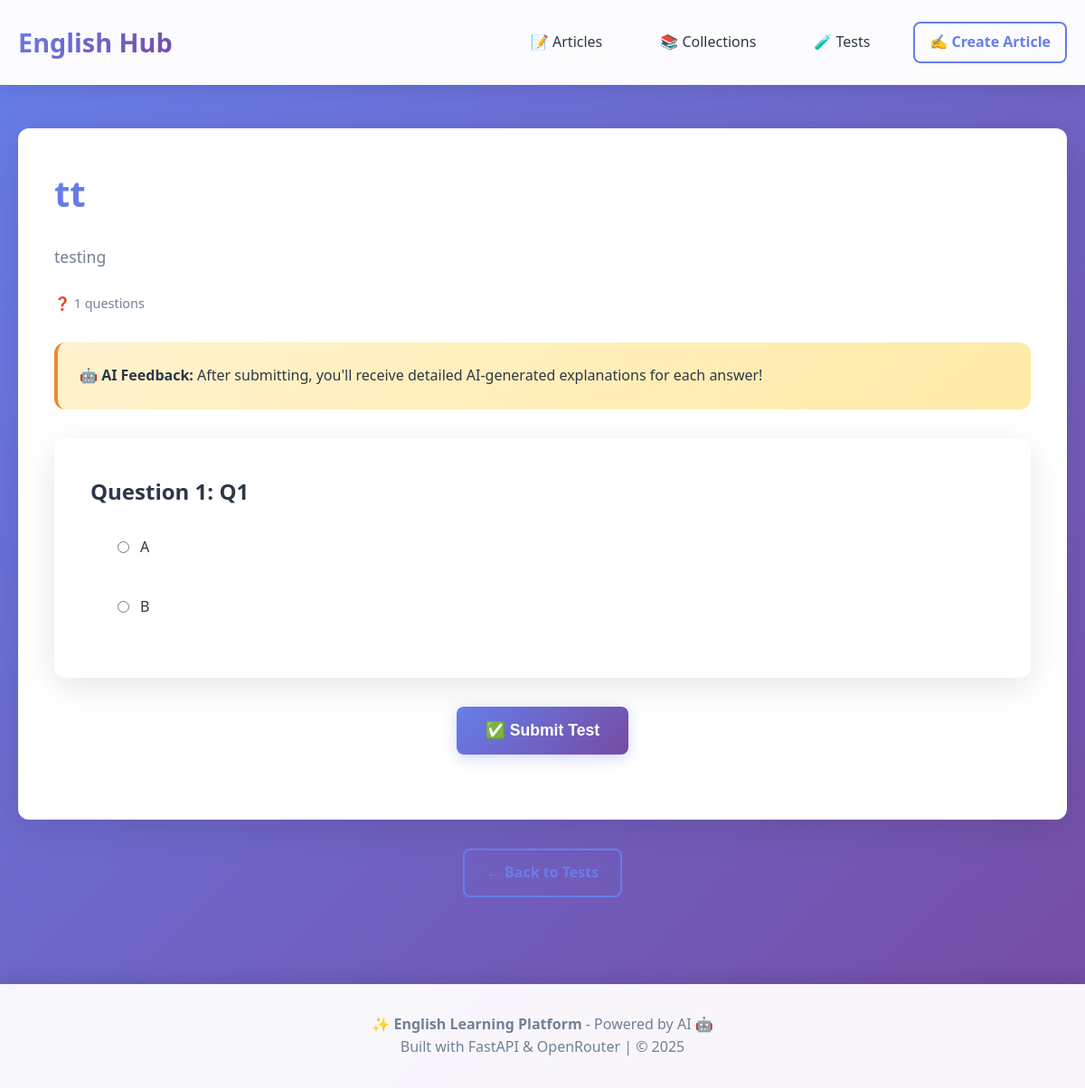
The page /tests/2 on the database its author committed.
### app/models.py (models this page shows)
class Test(Base):
    __tablename__ = "tests"
    id = Column(Integer, primary_key=True, index=True)
    title = Column(String(200), nullable=False)
    description = Column(Text, default="")
    created_at = Column(DateTime, default=datetime.utcnow)
    questions = relationship("Question", back_populates="test", cascade="all, delete-orphan")

class Question(Base):
    __tablename__ = "questions"
    id = Column(Integer, primary_key=True, index=True)
    test_id = Column(Integer, ForeignKey("tests.id"))
    text = Column(Text, nullable=False)
    choices = Column(Text, nullable=False)
    correct_index = Column(Integer, nullable=False)
    test = relationship("Test", back_populates="questions")

### app/main.py (the view)
@app.get("/tests/{test_id}", response_class=HTMLResponse)
def test_detail(request: Request, test_id: int, db=Depends(get_db)):
    test = crud.get_test(db, test_id)
    if not test:
        raise HTTPException(status_code=404, detail="Test not found")
    qlist = []
    for q in test.questions:
        qlist.append({"id": q.id, "text": q.text, "choices": q.choices.split("|")})
    return templates.TemplateResponse("test_detail.html", {"request": request, "test": test, "questions": qlist})

### app/templates/test_detail.html (shortened to what this page needs)
{% extends "base.html" %}
{% block content %}
<div class="content-card">
  <h1>{{ test.title }}</h1>
  {% if test.description %}
    <p style="font-size: 1.1rem; color: var(--gray); line-height: 1.7; margin: 1.5rem 0;">
      {{ test.description }}
    </p>
  {% endif %}
  <div class="card-meta" style="margin-bottom: 2rem;">
    <span>❓ {{ questions|length }} questions</span>
  </div>
  <div class="ai-section" style="margin-bottom: 2rem;">
    <p style="margin: 0;">
      🤖 <strong>AI Feedback:</strong> After submitting, you'll receive detailed AI-generated explanations for each answer!
    </p>
  </div>
  <form id="test-form" action="/tests/{{ test.id }}/submit" method="post">
    {% for q in questions %}
      <div class="content-card" style="margin-bottom: 1.5rem;">
        <h3 style="color: var(--dark); margin-bottom: 1rem;">
          Question {{ loop.index }}: {{ q.text }}
        </h3>
        <div style="margin-left: 1rem;">
          {% for choice in q.choices %}
            <div style="margin: 0.75rem 0;">
              <label style="display: flex; align-items: center; cursor: pointer; padding: 0.75rem; border-radius: 8px; transition: var(--transition); border: 2px solid transparent;">
                <input type="radio" name="q{{ q.id }}" value="{{ loop.index0 }}" required style="margin-right: 0.75rem; width: auto; cursor: pointer;">
                <span style="font-weight: normal;">{{ choice }}</span>
              </label>
            </div>
          {% endfor %}
        </div>
      </div>
    {% endfor %}
    <div style="text-align: center; margin-top: 2rem;">
      <button type="submit" style="font-size: 1.1rem; padding: 1rem 2rem;">
        ✅ Submit Test
      </button>
    </div>
  </form>
</div>
<div style="margin-top: 2rem; text-align: center;">
  <a href="/tests" class="btn btn-outline">← Back to Tests</a>
</div>
{% endblock %}

### app/static/style.css (style rules this page uses)
:root { --primary: #667eea; --primary-dark: #5a67d8; --secondary: #764ba2; --accent: #f093fb; --success: #48bb78; --warning: #ed8936; --danger: #f56565; --dark: #2d3748; --light: #f7fafc; --gray: #718096; --white: #ffffff; --shadow: 0 10px 40px rgba(0, 0, 0, 0.1); --shadow-hover: 0 15px 50px rgba(0, 0, 0, 0.15); --border-radius: 12px; --transition: all 0.3s cubic-bezier(0.4, 0, 0.2, 1); }
* { margin: 0; padding: 0; box-sizing: border-box; }
body { font-family: 'Segoe UI', Tahoma, Geneva, Verdana, sans-serif; background: linear-gradient(135deg, #667eea 0%, #764ba2 100%); background-attachment: fixed; color: var(--dark); line-height: 1.6; min-height: 100vh; }
.content-card { background: var(--white); border-radius: var(--border-radius); padding: 2.5rem; margin-bottom: 2rem; box-shadow: var(--shadow); transition: var(--transition); animation: slideUp 0.5s ease-out; }
h1, h2, h3, h4, h5, h6 { margin-bottom: 1rem; font-weight: 700; color: var(--dark); }
h1 { font-size: 2.5rem; background: linear-gradient(135deg, var(--primary), var(--secondary)); -webkit-background-clip: text; -webkit-text-fill-color: transparent; background-clip: text; margin-bottom: 1.5rem; }
h3 { font-size: 1.5rem; color: var(--primary); }
.card-meta { color: var(--gray); font-size: 0.9rem; margin-bottom: 1rem; display: flex; align-items: center; gap: 0.5rem; }
button, .btn { display: inline-block; padding: 0.75rem 1.5rem; background: linear-gradient(135deg, var(--primary), var(--secondary)); color: var(--white); border: none; border-radius: 8px; font-weight: 600; cursor: pointer; transition: var(--transition); text-decoration: none; box-shadow: 0 4px 15px rgba(102, 126, 234, 0.3); }
.btn-outline { background: transparent; border: 2px solid var(--primary); color: var(--primary); box-shadow: none; }
form { margin: 2rem 0; }
label { display: block; margin-bottom: 0.5rem; font-weight: 600; color: var(--dark); }
.ai-section { background: linear-gradient(135deg, #fff3cd, #ffeaa7); border-radius: var(--border-radius); padding: 1.5rem; margin: 2rem 0; border-left: 4px solid var(--warning); }

### rows shown on the page
Test: title "tt", description "testing"
Question: text "Q1", choices "A" "B"

### other values the page prints
{{ questions|length }} "1"
